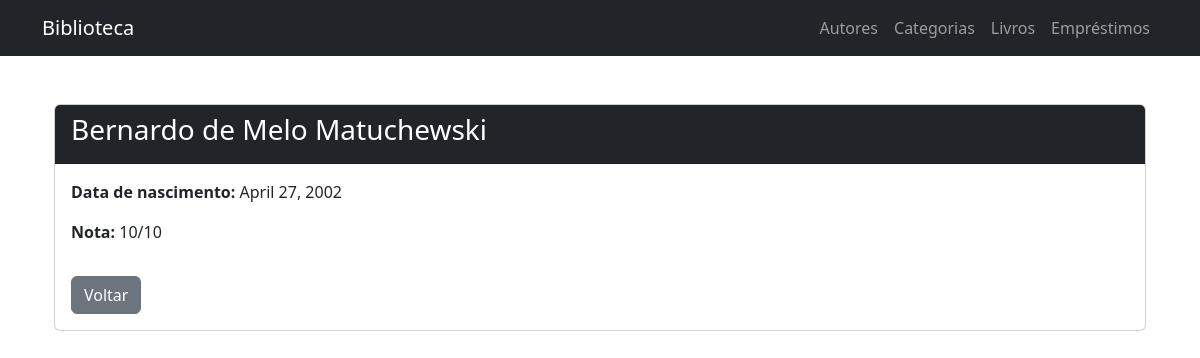
The page /authors/2/ on the database its author committed.
### core/models.py (models this page shows, shortened)
class Author(models.Model):
    fullname = models.CharField(max_length=100)
    birthdate = models.DateField(auto_now_add=False)
    rating = models.IntegerField(null=False, blank=False)
    description = models.TextField(null=False, blank=False)
    class Meta:
        verbose_name = "Autor"
        verbose_name_plural = "Autores"
        ordering = ['fullname']

### core/views.py (the view)
# urls.py: path('authors/<int:pk>/', AuthorDetailView.as_view(), name='author-detail'),
class AuthorDetailView(DetailView):
    model = Author
    template_name = 'author_details.html'
    context_object_name = 'author'

### core/templates/author_details.html (shortened to what this page needs)
{% extends 'base.html' %}
{% block content %}
<div class="container mt-5">
  <div class="card">
    <div class="card-header bg-dark text-white">
      <h3>{{ author.fullname }}</h3>
    </div>
    <div class="card-body">
      <p><strong>Data de nascimento:</strong> {{ author.birthdate }}</p>
      <p><strong>Nota:</strong> {{ author.rating }}/10</p>
      <a href="{% url 'author-list' %}" class="btn btn-secondary mt-3">Voltar</a>
    </div>
  </div>
</div>
{% endblock %}

### rows shown on the page
Author: fullname "Bernardo de Melo Matuchewski", birthdate "April 27, 2002", rating "10"
